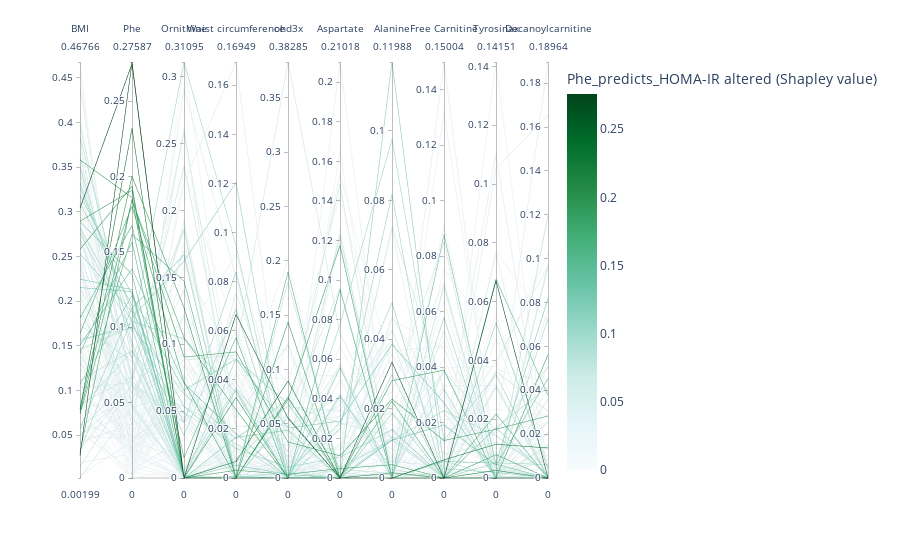

This figure's notebook cell:
### Code cell
a_multi_study  = studies[0]
CUTOFF_AUC     = 0.9
CUTOFF_FEATURE = 0



bs_trials = []#pd.DataFrame()
ds_aucs   = []
for t in a_multi_study.get_trials():
        if t.values is None:
                continue
        if t.values[0] > CUTOFF_AUC and t.values[1] > CUTOFF_FEATURE:
                #bs_trials[t.number] = t.params#list(t.params.values()) #+ list(t.values)
                bs_trials.append(t.params)
                ds_aucs.append(t.values[0])



df_ranks_abnormal = pd.DataFrame()
df_ranks_healty   = pd.DataFrame()
AUCs              = []


for trial_num, one_trial in enumerate(bs_trials):


    kfold_splits, xgb_params = one_trial.pop('kfold_splits'), one_trial

    model_instance = ModelInstance(
                                        df  = df, 
                                        target      = it_targets[0], 
                                        test_size = 0.3, 
                                        xgb_params  = xgb_params, 
                                        kfold_splits = kfold_splits, 
                                        seed       = None)

    feature_metrics = model_instance.get_feature_explanation()
    df_ranks_abnormal[trial_num] = feature_metrics["SHAP_abnormal"]
    df_ranks_healty[trial_num]   = feature_metrics["SHAP_healty"]
    AUCs.append(model_instance.get_AUC_on_test_data())


import plotly.express as px

df_ranks_long = df_ranks_abnormal.T
order = df_ranks_long.rank(axis="columns", ascending=False).median(axis="rows").sort_values().index

df_ranks_long["auc_score"] = AUCs


fig_barplot = px.bar(
df_ranks_abnormal,
barmode="group",
)
def rank_sort(df_ranks_abnormal : pd.DataFrame) -> pd.Index:
        """This takes the dataframe, ranks its variables, and sorts them by the mean ranking"""
        return df_ranks_abnormal.rank(axis="rows").mean(axis="columns").sort_values(ascending=False).index

import plotly.express as px
order = rank_sort(df_ranks_abnormal) # Converts ranks to an ordered list

def wrapper_pcoorplot(df_ranks_abnormal, dims = order.tolist()):
        """Small wapper around plotly paralel coordinates plot"""
        fig_ranks = px.parallel_coordinates(
                df_ranks_abnormal.T, 
                dimensions=dims,
                color="Phe",
                #labels=labels_relabel,
                color_continuous_scale='BuGn',
        )

        fig_ranks.update_layout(
                yaxis_tickformat=".2f",
                coloraxis_colorbar=dict(title=f"{a_multi_study.study_name} (Shapley value)"),
        )

        return fig_ranks

# Creates the figure with the first [:15] features according to ranking
fig_abnormal = wrapper_pcoorplot(df_ranks_abnormal, order.tolist()[:10])
fig_abnormal.show() # Show fig, as this is a notebook
